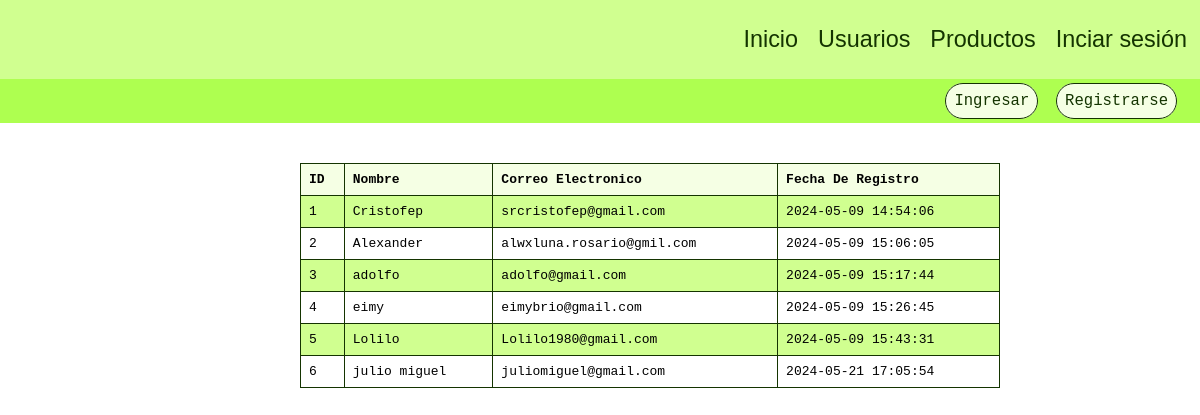
The app's page /userlist with its own data.
### tables this page shows
CREATE TABLE user(
	id INTEGER PRIMARY KEY AUTOINCREMENT,
	username TEXT NOT NULL,
	email TEXT NOT NULL,
	password TEXT NOT NULL,
	creado_en TIMESTAMP DEFAULT CURRENT_TIMESTAMP
);

### app.py (the view)
@app.route('/userlist')
def userlist():
    conn = connect_db()
    cursor = conn.cursor()
    cursor.execute('SELECT id,username, email, creado_en FROM user')
    datos = cursor.fetchall()
    conn.close()
    return render_template('userlist.html', datos=datos)

### app.py (called while the page is built)
def connect_db():
    conn = sqlite3.connect('database/enlistar.db')
    return conn

### templates/userlist.html (shortened to what this page needs)
{% extends "base.html" %}
{%block link%}
<link rel="stylesheet" href="{{ url_for('static', filename="css/userlist.css") }}">
{%endblock link%}
{%block header%}
<header>
    <nav class="menu">
        <ul class="menu__list">
            <li><a href="/">Inicio</a></li>
            <li><a href="/userlist">Usuarios</a></li>
            <li><a href="/product">Productos</a></li>
            {%if 'username' in session%}
            <li><a href="/logout">Cerara sesión</a></li>
            {%else%}
            <li><a href="/logout">Inciar sesión</a></li>
            {%endif%}
        </ul>
    </nav>
</header>
{%endblock header%}
{%block main%}
<div class="user__login">
    {% if 'username' in session %}
    <div>
        <span>Hola, {{ session['username'] }}</span>
    </div>
    {% else %}
    <div class="user">
        <a href="/login">Ingresar</a>
        <a href="/register">Registrarse</a>
    </div>
    {% endif %}
</div>
<div class="container">
    <table>
        <thead>
            <tr>
                <th>ID</th>
                <th>Nombre</th>
                <th>Correo Electronico</th>
                <th>Fecha De Registro</th>
            </tr>
        </thead>
        <tbody>
            {% for id, username,email, creado_en in datos %}
            <tr>
                <td>{{id}}</td>
                <td>{{username}}</td>
                <td>{{email}}</td>
                <td>{{creado_en}}</td>
            </tr>
            {% endfor %}
        </tbody>
    </table>
</div>
{%endblock main%}

### templates/base.html (shortened to what this page needs)
<!DOCTYPE html>
<html lang="en">
<head>
        {%block link%}
        {%endblock link%}
</head>
<body>
    {%block header%}
    {%endblock header%}
    {%block main%}
    {%endblock main%}
</body>
</html>

### static/css/userlist.css (style rules this page uses)
:root { --text: #143400; --background: #f5ffe4; --primary: #80ff00; --secondary: #aeff50; --accent: #d0ff90; }
* { font-family: monospace; }
body { margin: 0; }
header { background-color: var(--accent); padding: 1rem; }
.menu { display: flex; justify-content: end; align-items: center; }
.menu__list { list-style: none; display: flex; justify-content: space-evenly; align-items: center; gap: 20px; }
.menu__list li a { text-decoration: none; font-size: 1.8rem; font-family: sans-serif; color: var(--text); }
.user__login { background-color: var(--secondary); display: flex; justify-content: end; align-items: center; padding: 13px; }
.user__login a { text-decoration: none; background-color: var(--background); color: var(--text); font-size: 1.2rem; margin-right: 10px; padding: 8px; border: 1px solid var(--text); border-radius: 20px; }
.container { width: 50vw; margin: 40px auto; }
table { width: 700px; border-collapse: collapse; }
th { background-color: var(--background); border: 1px solid var(--text); padding: 8px; text-align: left; }
td { border: 1px solid var(--text); padding: 8px; text-align: left; }
tbody tr:nth-child(odd) { background-color: var(--accent); }

### records on screen
user: id "1", username "Cristofep", email "srcristofep@gmail.com", creado_en "2024-05-09 14:54:06"
user: id "2", username "Alexander", email "alwxluna.rosario@gmil.com", creado_en "2024-05-09 15:06:05"
user: id "3", username "adolfo", email "adolfo@gmail.com", creado_en "2024-05-09 15:17:44"
user: id "4", username "eimy", email "eimybrio@gmail.com", creado_en "2024-05-09 15:26:45"
user: id "5", username "Lolilo", email "Lolilo1980@gmail.com", creado_en "2024-05-09 15:43:31"
user: id "6", username "julio miguel", email "juliomiguel@gmail.com", creado_en "2024-05-21 17:05:54"
